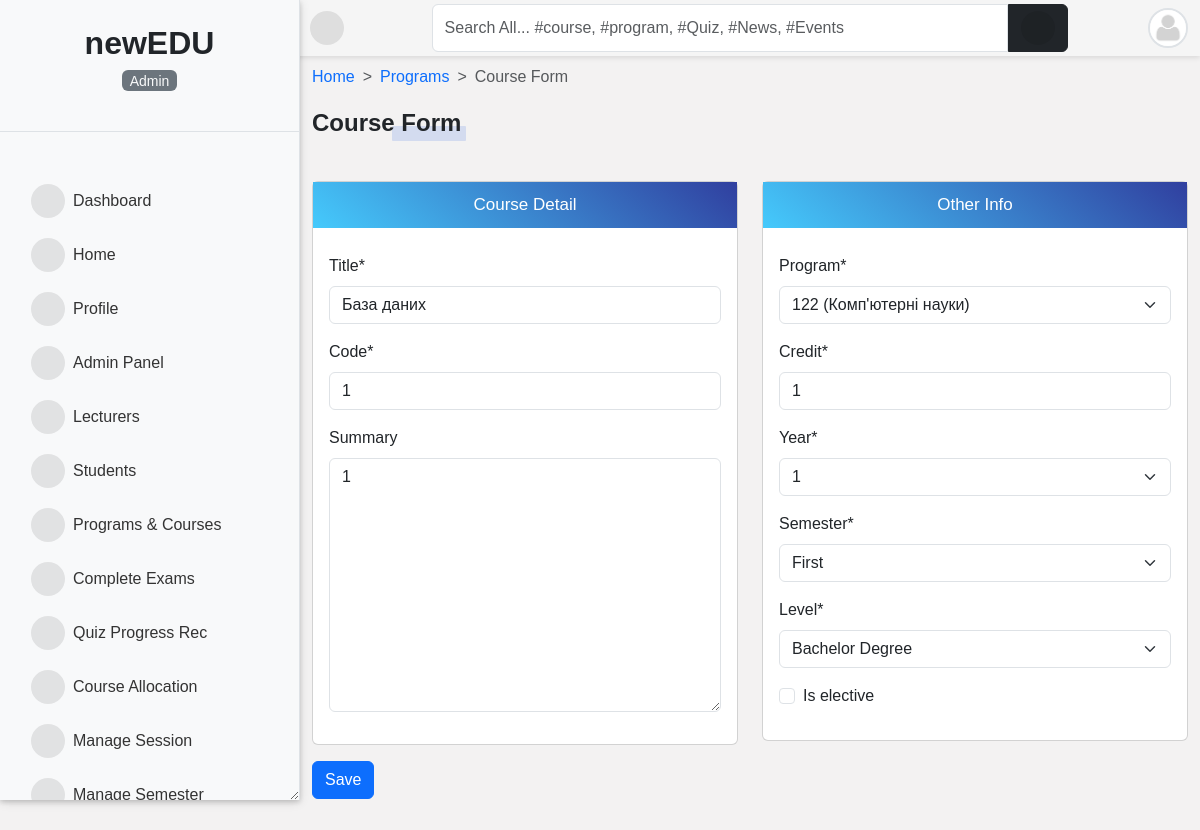
Page /uk/programs/course/база-даних1/edit/ (signed in) on the committed database.
### accounts/models.py (models this page shows, shortened)
class User(AbstractUser):
    is_student = models.BooleanField(default=False)
    is_lecturer = models.BooleanField(default=False)
    is_parent = models.BooleanField(default=False)
    is_dep_head = models.BooleanField(default=False)
    gender = models.CharField(max_length=1, choices=GENDERS, blank=True, null=True)
    phone = models.CharField(max_length=60, blank=True, null=True)
    address = models.CharField(max_length=60, blank=True, null=True)
    picture = models.ImageField(
        upload_to="profile_pictures/%y/%m/%d/", default="default.png", null=True
    )
    email = models.EmailField(blank=True, null=True)
    username_validator = ASCIIUsernameValidator()
    objects = CustomUserManager()
    class Meta:
        ordering = ("-date_joined",)
    @property
    def get_user_role(self):
        if self.is_superuser:
            role = _("Admin")
        elif self.is_student:
            role = _("Student")
        elif self.is_lecturer:
            role = _("Lecturer")
        elif self.is_parent:
            role = _("Parent")
        return role

### course/models.py (models this page shows, shortened)
class Course(models.Model):
    slug = models.SlugField(unique=True, blank=True)
    title = models.CharField(max_length=200)
    code = models.CharField(max_length=200, unique=True)
    credit = models.IntegerField(default=0)
    summary = models.TextField(max_length=200, blank=True)
    program = models.ForeignKey(Program, on_delete=models.CASCADE)
    level = models.CharField(max_length=25, choices=settings.LEVEL_CHOICES)
    year = models.IntegerField(choices=settings.YEARS, default=1)
    semester = models.CharField(choices=settings.SEMESTER_CHOICES, max_length=200)
    is_elective = models.BooleanField(default=False)
    objects = CourseManager()

### accounts/decorators.py (the view)
    def wrapper(request, *args, **kwargs):
        if test_func(request.user):
            return function(request, *args, **kwargs) if function else None
        return redirect(redirect_to)

### course/forms.py
class CourseAddForm(forms.ModelForm):
    class Meta:
        model = Course
        fields = "__all__"
    def __init__(self, *args, **kwargs):
        super().__init__(*args, **kwargs)
        self.fields["title"].widget.attrs.update({"class": "form-control"})
        self.fields["code"].widget.attrs.update({"class": "form-control"})
        self.fields["credit"].widget.attrs.update({"class": "form-control"})
        self.fields["summary"].widget.attrs.update({"class": "form-control"})
        self.fields["program"].widget.attrs.update({"class": "form-control"})
        self.fields["level"].widget.attrs.update({"class": "form-control"})
        self.fields["year"].widget.attrs.update({"class": "form-control"})
        self.fields["semester"].widget.attrs.update({"class": "form-control"})

### course/models.py (called while the page is built)
    def __str__(self):
        return f"{self.title}"

### course/views.py (called while the page is built)
@login_required
@lecturer_required
def course_edit(request, slug):
    course = get_object_or_404(Course, slug=slug)
    if request.method == "POST":
        form = CourseAddForm(request.POST, instance=course)
        if form.is_valid():
            course = form.save()
            messages.success(
                request, f"{course.title} ({course.code}) has been updated."
            )
            return redirect("program_detail", pk=course.program.pk)
        messages.error(request, "Correct the error(s) below.")
    else:
        form = CourseAddForm(instance=course)
    return render(
        request, "course/course_add.html", {"title": "Edit Course", "form": form}
    )

### templates/course/course_add.html (shortened to what this page needs)
{% extends 'base.html' %}
{% load i18n %}
{% load crispy_forms_tags %}
{% load static %}
{% block content %}
<nav style="--bs-breadcrumb-divider: '>';" aria-label="breadcrumb">
    <ol class="breadcrumb">
        <li class="breadcrumb-item"><a href="/">{% trans 'Home' %}</a></li>
        <li class="breadcrumb-item"><a href="{% url 'programs' %}">{% trans 'Programs' %}</a></li>
        <li class="breadcrumb-item active" aria-current="page">{% trans 'Course Form' %}</li>
    </ol>
</nav>
<div class="title-1">{% trans 'Course Form' %}</div>
<br>
<br>
<form action="" method="POST">{% csrf_token %}
    <div class="row">
        <div class="col-md-6">
            <div class="card">
                <p class="form-title">{% trans 'Course Detail' %}</p>
                <div class="p-3">
                    {{ form.title|as_crispy_field }}
                    {{ form.code|as_crispy_field }}
                    {{ form.summary|as_crispy_field }}
                </div>
            </div>
        </div>
        <div class="col-md-6">
            <div class="card">
                <p class="form-title">{% trans 'Other Info' %}</p>
                <div class="p-3">
                    {{ form.program|as_crispy_field }}
                    {{ form.credit|as_crispy_field }}
                    {{ form.year|as_crispy_field }}
                    {{ form.semester|as_crispy_field }}
                    {{ form.level|as_crispy_field }}
                    {{ form.is_elective|as_crispy_field }}
                </div>
            </div>
        </div>
    </div>
    <input class="btn btn-primary mt-3" type="submit" value="{% trans 'Save' %}">
</form>
{% endblock content %}

### templates/sidebar.html (shortened to what this page needs)
{% load static %}
{% load i18n %}
<div id="side-nav" class="d-flex flex-column bg-light vh-100 border-end">
    <div class="main-menu flex-grow-1">
        <div class="text-center py-4 border-bottom">
            <a href="/" class="text-decoration-none">
                <span class="h2 fw-bold text-dark">newEDU</span>
            <p class="mt-2 small text-muted">
                <mark class="bg-secondary text-light rounded px-2">
                    {{ request.user.get_user_role }}
                </mark>
            </p>
        </div>
        {% url 'home' as hom %} {% url 'dashboard' as dash %} {% url 'profile' as prof %}
        {% url 'lecturer_list' as lec %} {% url 'student_list' as stu %}
        {% url 'course_allocation_view' as cav %} {% url 'programs' as pro %}
        {% url 'session_list' as sess %} {% url 'semester_list' as sem %}
        {% url 'add_score' as ascore %} {% url 'grade_results' as vr %}
        {% url 'ass_results' as ar %} {% url 'course_registration' as cr %}
        {% url 'edit_profile' as ep %} {% url 'change_password' as cp %}
        {% url 'quiz_progress' as qpr %} {% url 'quiz_marking' as qce %}
        {% url 'user_course_list' as ucl %} {% url 'admin_panel' as admin_p %}
        <ul class="nav flex-column px-3 pt-3">
            {% if request.user.is_superuser %}
            <li class="nav-item">
                <a class="nav-link {% if request.path == dash %}active fw-bold{% endif %}" href="{{ dash }}">
                    <i class="fas fa-tachometer-alt me-2"></i>{% trans 'Dashboard' %}
                </a>
            </li>
            {% endif %}
            <li class="nav-item">
                <a class="nav-link {% if request.path == hom %}active fw-bold{% endif %}" href="{{ hom }}">
                    <i class="fas fa-home me-2"></i>{% trans 'Home' %}
                </a>
            </li>
            <li class="nav-item">
                <a class="nav-link {% if request.path == prof %}active fw-bold{% endif %}" href="{{ prof }}">
                    <i class="fas fa-user me-2"></i>{% trans 'Profile' %}
                </a>
            </li>
            {% if request.user.is_superuser %}
            <li class="nav-item">
                <a class="nav-link {% if request.path == admin_p %}active fw-bold{% endif %}" href="{{ admin_p }}">
                    <i class="fas fa-user-tie me-2"></i>{% trans 'Admin Panel' %}
                </a>
            </li>
            <li class="nav-item">
                <a class="nav-link {% if request.path == lec %}active fw-bold{% endif %}" href="{{ lec }}">
                    <i class="fas fa-chalkboard-teacher me-2"></i>{% trans 'Lecturers' %}
                </a>
            </li>
            <li class="nav-item">
                <a class="nav-link {% if request.path == stu %}active fw-bold{% endif %}" href="{{ stu }}">
                    <i class="fas fa-user-graduate me-2"></i>{% trans 'Students' %}
                </a>
            </li>
            {% endif %}
            {% if request.user.is_superuser or request.user.is_lecturer %}
            <li class="nav-item">
                <a class="nav-link {% if request.path == pro %}active fw-bold{% endif %}" href="{{ pro }}">
                    <i class="fas fa-book-open me-2"></i>{% trans 'Programs & Courses' %}
                </a>
            </li>
            <li class="nav-item">
                <a class="nav-link {% if request.path == qce %}active fw-bold{% endif %}" href="{{ qce }}">
                    <i class="fas fa-check-double me-2"></i>{% trans 'Complete Exams' %}
                </a>
            </li>
            {% endif %}
            {% if request.user.is_superuser %}
            <li class="nav-item">
                <a class="nav-link {% if request.path == qpr %}active fw-bold{% endif %}" href="{{ qpr }}">
                    <i class="fas fa-record-vinyl me-2"></i>{% trans 'Quiz Progress Rec' %}
                </a>
            </li>
            <li class="nav-item">
                <a class="nav-link {% if request.path == cav %}active fw-bold{% endif %}" href="{{ cav }}">
                    <i class="fas fa-tasks me-2"></i>{% trans 'Course Allocation' %}
                </a>
            </li>
            <li class="nav-item">
                <a class="nav-link {% if request.path == sess %}active fw-bold{% endif %}" href="{{ sess }}">
                    <i class="fas fa-calendar-week me-2"></i>{% trans 'Manage Session' %}
                </a>
            </li>
            <li class="nav-item">
                <a class="nav-link {% if request.path == sem %}active fw-bold{% endif %}" href="{{ sem }}">
                    <i class="fas fa-calendar-alt me-2"></i>{% trans 'Manage Semester' %}
                </a>
            </li>
            {% endif %}
        </ul>
    </div>
</div>

### templates/navbar.html (shortened to what this page needs)
{% load i18n%}
<div id="top-navbar" class="py-1">
	<div class="container">
		<div class="nav-wrapper">
			<div class="toggle-btn" onclick="toggleSidebar()">
				<i class="fas fa-bars"></i>
			</div>
			<form class="form-header" action="{% url 'query' %}" method="GET">
				<input id="primary-search" class="form-control rounded-end-0" type="text" name="q" value="{{ request.GET.q }}"
					placeholder="{% trans 'Search All... #course, #program, #Quiz, #News, #Events' %}" required />
				<button class="btn btn-dark rounded-start-0" type="submit">
					<i class="fas fa-search"></i>
				</button>
			</form>
			<div class="dropdown">
				<div class="avatar border border-2" type="button" data-bs-toggle="dropdown" aria-expanded="false">
					<img src="{{ request.user.picture.url }}">
				</div>
			</div>
		</div>
	</div>
</div>

### templates/sidebar.html (style rules this page uses)
#side-nav .nav-link { color: #333; padding: 10px 15px; border-radius: 0; transition: background-color 0.2s; }

### rows in the picture
User: user.get_user_role "Admin", user.picture (placeholder picture)
Course: title "База даних", code "1", summary "1", program "122 (Комп'ютерні науки)", credit "1", year "1", semester "First", level "Bachelor Degree"
